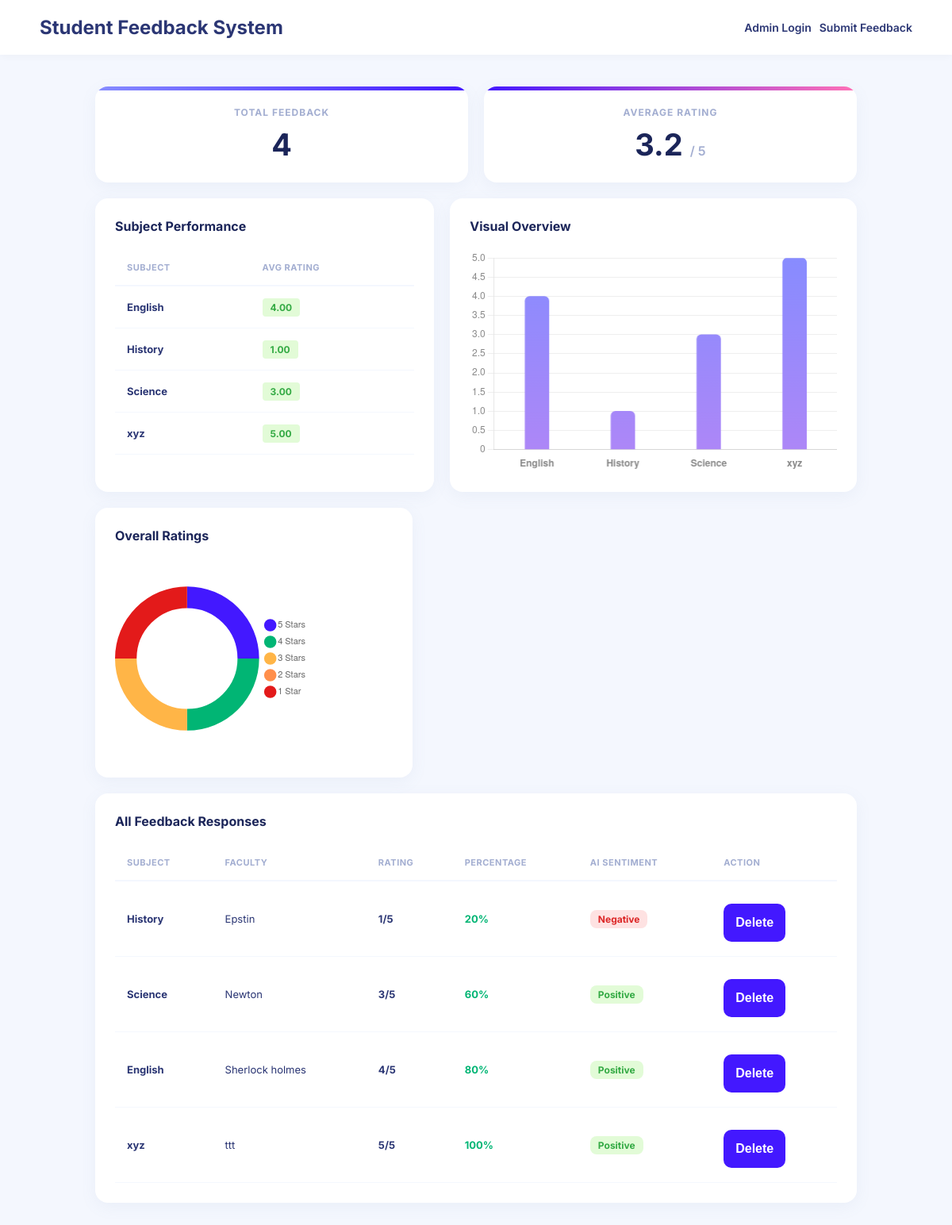
The app's page /dashboard (signed in) with its own data.
### tables this page shows
CREATE TABLE feedback (
            id INTEGER PRIMARY KEY AUTOINCREMENT,
            subject TEXT NOT NULL,
            faculty_name TEXT NOT NULL,
            rating INTEGER NOT NULL,
            comments TEXT,
            sentiment TEXT  -- NEW COLUMN FOR AI ANALYSIS
        );

### app.py (the view)
@app.route('/dashboard')
def dashboard():
    if session.get('role') != 'admin':
        return redirect(url_for('login'))
    conn = get_db_connection()
    total_feedback = conn.execute('SELECT COUNT(*) FROM feedback').fetchone()[0]
    avg_query = conn.execute('SELECT AVG(rating) FROM feedback').fetchone()[0]
    average_rating = round(avg_query, 1) if avg_query else 0.0
    feedbacks = conn.execute('SELECT * FROM feedback').fetchall()
    rating_counts = {5: 0, 4: 0, 3: 0, 2: 0, 1: 0}
    counts_query = conn.execute('SELECT rating, COUNT(*) as count FROM feedback GROUP BY rating').fetchall()
    for row in counts_query:
        rating_counts[row['rating']] = row['count']
    doughnut_data = [rating_counts[5], rating_counts[4], rating_counts[3], rating_counts[2], rating_counts[1]]
    subject_stats = []
    subject_labels = []
    subject_averages = []
    sub_query = conn.execute('SELECT subject, AVG(rating) as avg_rating FROM feedback GROUP BY subject').fetchall()
    for row in sub_query:
        avg_r = round(row['avg_rating'], 2)
        subject_stats.append({'subject': row['subject'], 'avg': avg_r})
        subject_labels.append(row['subject'])
        subject_averages.append(avg_r)
    conn.close()
    return render_template('dashboard.html',
                           total_feedback=total_feedback,
                           average_rating=average_rating,
                           feedbacks=feedbacks,
                           doughnut_data=doughnut_data,
                           subject_stats=subject_stats,
                           subject_labels=subject_labels,
                           subject_averages=subject_averages)

### app.py (called while the page is built)
def get_db_connection():
    conn = sqlite3.connect('database.db')
    conn.row_factory = sqlite3.Row
    return conn

### templates/dashboard.html (shortened to what this page needs)
<!DOCTYPE html>
<html>
<head>
    <link rel="stylesheet" href="{{ url_for('static', filename='style.css') }}">
</head>
<body class="dashboard-body">
    <div class="top-nav">
        <h2>Student Feedback System</h2>
        <div style="display: flex; gap: 10px;">
            <a href="{{ url_for('login') }}" class="logout-btn">Admin Login</a>
            <a href="{{url_for('feedback')}}" class="logout-btn">Submit Feedback</a>
        </div>
    </div>
    <div class="dashboard-wrapper">
        <div class="metrics-grid">
            <div class="metric-card top-gradient-purple">
                <p class="metric-title">TOTAL FEEDBACK</p>
                <h3 class="metric-value">{{ total_feedback }}</h3>
            </div>
            <div class="metric-card top-gradient-pink">
                <p class="metric-title">AVERAGE RATING</p>
                <h3 class="metric-value">{{ average_rating }} <span class="out-of">/ 5</span></h3>
            </div>
        </div>
        <div class="middle-grid">
            <div class="table-card">
                <p class="card-heading">Subject Performance</p>
                <table class="modern-table">
                    <thead>
                        <tr>
                            <th>SUBJECT</th>
                            <th>AVG RATING</th>
                        </tr>
                    </thead>
                    <tbody>
                        {% for stat in subject_stats %}
                        <tr>
                            <td><strong>{{ stat['subject'] }}</strong></td>
                            <td><span class="badge-green">{{ "%.2f"|format(stat['avg']) }}</span></td>
                        </tr>
                        {% endfor %}
                    </tbody>
                </table>
            </div>
            <div class="chart-card">
                <p class="card-heading">Visual Overview</p>
                <div class="canvas-container">
                    <canvas id="subjectBarChart"></canvas>
                </div>
            </div>
        </div>
        <div class="doughnut-container">
            <div class="chart-card">
                <p class="card-heading">Overall Ratings</p>
                <div class="canvas-container" style="height: 250px; width: 250px;">
                    <canvas id="overallDoughnutChart"></canvas>
                </div>
            </div>
        </div>
        <div class="table-card">
            <p class="card-heading">All Feedback Responses</p>
            <table class="modern-table">
                <thead>
                    <tr>
                        <th>SUBJECT</th>
                        <th>FACULTY</th>
                        <th>RATING</th>
                        <th>PERCENTAGE</th>
                        <th>AI SENTIMENT</th>
                        <th>ACTION</th>
                    </tr>
                </thead>
                <tbody>
                    {% for row in feedbacks %}
                    <tr>
                        <td><strong>{{ row['subject'] }}</strong></td>
                        <td>{{ row['faculty_name'] }}</td>
                        <td><strong>{{ row['rating'] }}/5</strong></td>
                        <td><span class="text-green">{{ (row['rating'] / 5 * 100)|int }}%</span></td>
                        <td>
                            <span style="font-weight: 700; padding: 4px 10px; border-radius: 8px; font-size: 12px;
                                {% if row['sentiment'] == 'Positive' %} background: #e2fbd7; color: #34aa44;
                                {% elif row['sentiment'] == 'Negative' %} background: #fee2e2; color: #dc2626;
                                {% else %} background: #f1f5f9; color: #64748b; {% endif %}">
                                {{ row['sentiment'] }}
                            </span>
                        </td>
                        <td>
    <form action="{{ url_for('delete_feedback', id=row['id']) }}"
          method="POST"
          style="margin:0; padding:0; display:inline;">
        <button type="submit" class="btn-delete">
            Delete
        </button>
    </form>
</td>
                    </tr>
                    {% endfor %}
                </tbody>
            </table>
        </div>
    </div>
    <script>
        const subLabels = JSON.parse('{{ subject_labels | tojson }}');
        const subData = JSON.parse('{{ subject_averages | tojson }}');
        const ctxBar = document.getElementById('subjectBarChart').getContext('2d');
        const gradientBar = ctxBar.createLinearGradient(0, 0, 0, 400);
        gradientBar.addColorStop(0, '#868cff');
        gradientBar.addColorStop(1, '#c484f3');
        new Chart(ctxBar, {
            type: 'bar',
            data: {
                labels: subLabels,
                datasets: [{
                    data: subData,
                    backgroundColor: gradientBar,
                    borderRadius: 6,
                    barThickness: 30
                }]
            },
            options: {
                responsive: true, maintainAspectRatio: false,
                plugins: { legend: { display: false } },
                scales: {
                    y: { beginAtZero: true, max: 5, ticks: { stepSize: 0.5, color: '#888' }, grid: { borderDash: [5, 5], color: '#eee' } },
                    x: { ticks: { color: '#888', font: { weight: '600' } }, grid: { display: false } }
                }
            }
        });
        const doughnutData = JSON.parse('{{ doughnut_data | tojson }}');
        const ctxDoughnut = document.getElementById('overallDoughnutChart').getContext('2d');
        new Chart(ctxDoughnut, {
            type: 'doughnut',
            data: {
                labels: ['5 Stars', '4 Stars', '3 Stars', '2 Stars', '1 Star'],
                datasets: [{
                    data: doughnutData,
                    backgroundColor: ['#4318ff', '#01b574', '#ffb547', '#ff8f4c', '#e31a1a'],
                    borderWidth: 0,
                    cutout: '70%'
                }]
            },
            options: {
                responsive: true, maintainAspectRatio: false,
                plugins: {
                    legend: { position: 'right', labels: { usePointStyle: true, boxWidth: 8, font: { size: 11 } } }
                }
            }
        });
    </script>
</body>
</html>

### static/style.css (style rules this page uses)
* { box-sizing: border-box; margin: 0; padding: 0; }
body { font-family: 'Inter', sans-serif; background-color: #f4f7fe; color: #2b3674; }
form { display: flex; flex-direction: column; gap: 15px; }
button[type="submit"] { padding: 15px; background: #4318ff; color: white; border: none; border-radius: 10px; font-size: 16px; font-weight: 700; cursor: pointer; transition: 0.3s; margin-top: 10px; }
.top-nav { display: flex; justify-content: space-between; align-items: center; padding: 20px 50px; background: #fff; box-shadow: 0 2px 10px rgba(0,0,0,0.03); }
.logout-btn { text-decoration: none; color: #2b3674; font-weight: 600; font-size: 14px; }
.dashboard-wrapper { max-width: 1000px; margin: 40px auto; padding: 0 20px; }
.metrics-grid { display: grid; grid-template-columns: 1fr 1fr; gap: 20px; margin-bottom: 20px; }
.middle-grid { display: grid; grid-template-columns: 1fr 1.2fr; gap: 20px; margin-bottom: 20px; }
.doughnut-container { width: 400px; margin-bottom: 20px; }
.metric-card, .chart-card, .table-card { background: #fff; padding: 25px; border-radius: 16px; box-shadow: 0px 5px 20px rgba(112, 144, 176, 0.08); overflow: hidden; position: relative; }
.top-gradient-purple::before { content: ''; position: absolute; top: 0; left: 0; width: 100%; height: 5px; background: linear-gradient(90deg, #868cff, #4318ff); }
.top-gradient-pink::before { content: ''; position: absolute; top: 0; left: 0; width: 100%; height: 5px; background: linear-gradient(90deg, #4318ff, #ff71b6); }
.metric-title { font-size: 12px; font-weight: 700; color: #a3aed1; letter-spacing: 1px; text-transform: uppercase; text-align: center; }
.metric-value { font-size: 38px; font-weight: 700; color: #1b2559; margin-top: 10px; text-align: center; }
.out-of { font-size: 16px; color: #a3aed1; font-weight: 600; }
.card-heading { font-size: 16px; font-weight: 700; color: #1b2559; margin-bottom: 20px; }
.canvas-container { height: 280px; width: 100%; position: relative; display: flex; justify-content: center; }
.modern-table { width: 100%; border-collapse: collapse; }
.modern-table th { text-align: left; padding: 15px; border-bottom: 2px solid #f4f7fe; color: #a3aed1; font-size: 11px; text-transform: uppercase; letter-spacing: 0.5px; }
.modern-table td { padding: 18px 15px; border-bottom: 1px solid #f4f7fe; color: #2b3674; font-size: 13px; }
.badge-green { background-color: #e2fbd7; color: #34aa44; padding: 4px 10px; border-radius: 4px; font-weight: 700; font-size: 12px; }
.text-green { color: #01b574; font-weight: 700; }
.btn-delete { background-color: #fee2e2; color: #dc2626; border: none; padding: 6px 16px; border-radius: 6px; font-weight: 600; font-size: 12px; cursor: pointer; transition: 0.2s; }

### records on screen
feedback: subject "English", avg "4.00", faculty_name "Sherlock holmes", rating "4", (row['rating']/5*100)|int "80", sentiment "Positive"
feedback: subject "History", avg "1.00", faculty_name "Epstin", rating "1", (row['rating']/5*100)|int "20", sentiment "Negative"
feedback: subject "Science", avg "3.00", faculty_name "Newton", rating "3", (row['rating']/5*100)|int "60", sentiment "Positive"
feedback: subject "xyz", avg "5.00", faculty_name "ttt", rating "5", (row['rating']/5*100)|int "100", sentiment "Positive"

### other values on screen
{{ total_feedback }} "4"
{{ average_rating }} "3.2"
chart data {{ subject_labels | tojson }} ["English", "History", "Science", "xyz"]
chart data {{ subject_averages | tojson }} [4.0, 1.0, 3.0, 5.0]
chart data {{ doughnut_data | tojson }} [1, 1, 1, 0, 1]
